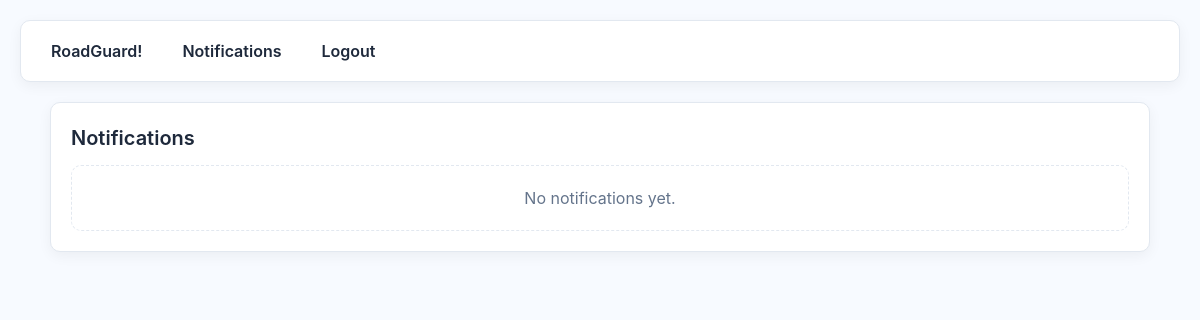
The app's page /notifications (signed in), older data.
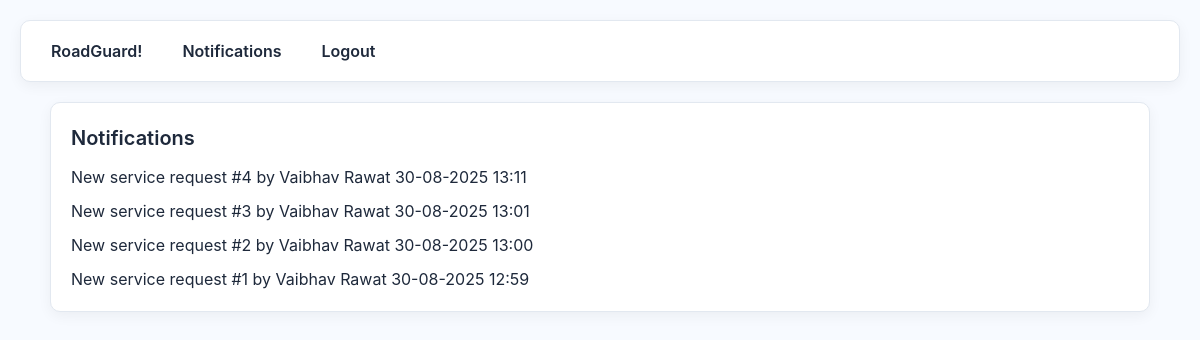
The same page, newer data.
### app.py (models this page shows)
class Notification(db.Model):
    id = db.Column(db.Integer, primary_key=True)
    role = db.Column(db.String(20))  # user, mechanic, admin
    user_id = db.Column(db.Integer, db.ForeignKey('user.id'), nullable=True)
    message = db.Column(db.Text)
    created_at = db.Column(db.DateTime, default=datetime.utcnow)
    user = db.relationship("User", backref="notifications")

### app.py (the view)
@app.route('/notifications')
@login_required
def notifications():
    notes = Notification.query.filter_by(user_id=current_user.id).order_by(Notification.created_at.desc()).all()
    return render_template('notifications.html', notifications=notes)

### app.py (called while the page is built)
@login_manager.user_loader
def load_user(user_id):
    return User.query.get(int(user_id))

### templates/notifications.html (shortened to what this page needs)
{% extends 'layout.html' %}
{% block content %}
<div class="card fade-in">
  <h2>Notifications</h2>
  {% if notifications %}
    <ul class="simple">
      {% for note in notifications %}
        <li>{{ note.message }}
          <span class="small-muted">{{ note.created_at.strftime('%d-%m-%Y %H:%M') }}</span>
        </li>
      {% endfor %}
    </ul>
  {% else %}
    <div class="empty">No notifications yet.</div>
  {% endif %}
</div>
{% endblock %}

Row changes from the older to the newer data that the page shows:
added Notification: message "New service request #4 by Vaibhav Rawat", created_at "30-08-2025 13:11"
added Notification: message "New service request #3 by Vaibhav Rawat", created_at "30-08-2025 13:01"
added Notification: message "New service request #2 by Vaibhav Rawat", created_at "30-08-2025 13:00"
added Notification: message "New service request #1 by Vaibhav Rawat", created_at "30-08-2025 12:59"
Text that changed along with them:
text no longer shown: "No notifications yet."
